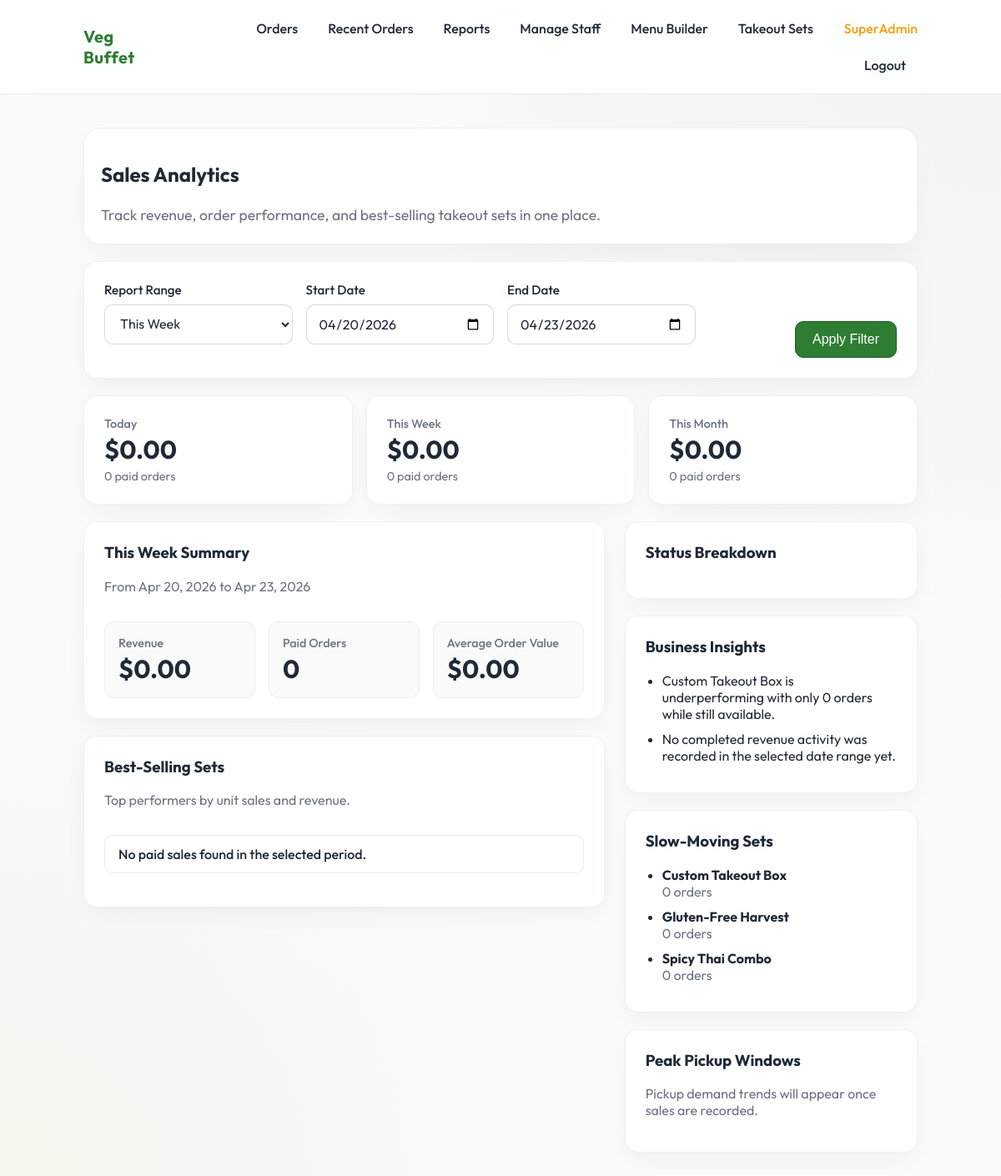
/admin/reports.php (signed in), run on the app's committed database.
### tables this page shows
create table if not exists TakeoutSet (
  setId int not null auto_increment,
  setName varchar(255) not null,
  description varchar(1024) not null,
  price decimal(10,2) not null,
  imageUrl varchar(2048) null,
  isAvailable boolean not null,
  sortOrder int not null default 0,
  allowsCustomSelection boolean not null default 0,
  selectionLimit int not null default 0,
  primary key (setId),
  unique key uq_set_name (setName),
  key idx_set_available (isAvailable)
);

### web/lib/auth.php (called while the page is built, shortened)
<?php
require_once __DIR__ . '/db.php';
function session_should_use_secure_cookie(): bool {
  $https = $_SERVER['HTTPS'] ?? '';
  $forwardedProto = $_SERVER['HTTP_X_FORWARDED_PROTO'] ?? '';
  return is_string($forwardedProto) && strtolower($forwardedProto) === 'https';
}
  ?>
  <?php
function current_admin(): ?array {
  $adminId = (int)($_SESSION['admin']['adminId'] ?? 0);
  try {
    $stmt = db()->prepare('SELECT adminId, email, role, isActive FROM Admin WHERE adminId = ? LIMIT 1');
    $stmt->execute([$adminId]);
    $row = $stmt->fetch();
  } catch (Throwable $e) {
    return $_SESSION['admin'];
  }
  return $_SESSION['admin'];
}
function require_admin(): array {
  $admin = current_admin();
  if ($admin !== null) return $admin;
  exit;
}
function is_super_admin(?array $admin): bool {
  return is_array($admin) && (($admin['role'] ?? '') === 'SuperAdmin');
}
function require_super_admin(): array {
  $admin = require_admin();
  if (is_super_admin($admin)) {
    return $admin;
  }
}

### web/lib/db.php (called while the page is built, shortened)
<?php
function db(): PDO {
  static $pdo = null;
  if ($pdo instanceof PDO) {
    return $pdo;
  }
  $host = getenv('DB_HOST') !== false ? (string)getenv('DB_HOST') : '127.0.0.1';
  $port = getenv('DB_PORT') !== false ? (string)getenv('DB_PORT') : '3306';
  $name = getenv('DB_NAME') !== false ? (string)getenv('DB_NAME') : 'vegbuffet';
  $user = getenv('DB_USER') !== false ? (string)getenv('DB_USER') : 'root';
  $pass = getenv('DB_PASS') !== false ? (string)getenv('DB_PASS') : '';
  $dsn = "mysql:host={$host};port={$port};dbname={$name};charset=utf8mb4";
  $pdo = new PDO($dsn, $user, $pass, [
    PDO::ATTR_ERRMODE => PDO::ERRMODE_EXCEPTION,
    PDO::ATTR_DEFAULT_FETCH_MODE => PDO::FETCH_ASSOC,
    PDO::ATTR_EMULATE_PREPARES => false,
  ]);
  return $pdo;
}

### web/lib/reporting.php (called while the page is built, shortened)
<?php
require_once __DIR__ . '/orders.php';
function report_date_filters(DateTimeImmutable $startDate, DateTimeImmutable $endDate): array {
  $normalizedStart = $startDate->setTime(0, 0, 0);
  $normalizedEnd = $endDate->setTime(0, 0, 0);
  return [
    $normalizedStart->format('Y-m-d 00:00:00'),
    $normalizedEnd->modify('+1 day')->format('Y-m-d 00:00:00'),
  ];
}
function fetch_sales_kpi(PDO $pdo, DateTimeImmutable $startDate, DateTimeImmutable $endDate): array {
  [$start, $endExclusive] = report_date_filters($startDate, $endDate);
  $countedStatuses = order_counted_revenue_statuses();
  $stmt = $pdo->prepare(
    'SELECT
       COUNT(*) AS orderCount,
       COALESCE(SUM(totalAmount), 0) AS totalRevenue,
       COALESCE(AVG(totalAmount), 0) AS averageOrderValue
     FROM `Order`
     WHERE status IN (' . sql_placeholders($countedStatuses) . ')
       AND createdTime >= ?
       AND createdTime < ?'
  );
  $stmt->execute([...$countedStatuses, $start, $endExclusive]);
  $row = $stmt->fetch() ?: [];
  return [
    'orderCount' => (int)($row['orderCount'] ?? 0),
    'totalRevenue' => (float)($row['totalRevenue'] ?? 0),
    'averageOrderValue' => (float)($row['averageOrderValue'] ?? 0),
  ];
}
function fetch_best_selling_sets(PDO $pdo, DateTimeImmutable $startDate, DateTimeImmutable $endDate, int $limit = 5): array {
  [$start, $endExclusive] = report_date_filters($startDate, $endDate);
  $countedStatuses = order_counted_revenue_statuses();
  $query = '
    SELECT
      COALESCE(ts.setId, 0) AS setId,
      COALESCE(ts.setName, oi.lineLabel) AS setName,
      SUM(oi.quantity) AS totalQuantity,
      SUM(oi.quantity * oi.unitPrice) AS totalRevenue
    FROM `Order` o
    JOIN OrderItem oi ON oi.orderId = o.orderId
    LEFT JOIN TakeoutSet ts ON ts.setId = oi.setId
    WHERE o.status IN (' . sql_placeholders($countedStatuses) . ')
      AND o.createdTime >= ?
      AND o.createdTime < ?
    GROUP BY COALESCE(ts.setId, 0), COALESCE(ts.setName, oi.lineLabel)
    ORDER BY totalQuantity DESC, totalRevenue DESC, setName ASC
    LIMIT ' . max(1, $limit);
  $stmt = $pdo->prepare($query);
  $stmt->execute([...$countedStatuses, $start, $endExclusive]);
  return $stmt->fetchAll();
}
function fetch_low_selling_available_sets(PDO $pdo, DateTimeImmutable $startDate, DateTimeImmutable $endDate, int $limit = 3): array {
  [$start, $endExclusive] = report_date_filters($startDate, $endDate);
  $countedStatuses = order_counted_revenue_statuses();
  $query = '
    SELECT
      ts.setId,
      ts.setName,
      COALESCE(SUM(CASE WHEN o.orderId IS NOT NULL THEN oi.quantity ELSE 0 END), 0) AS totalQuantity
    FROM TakeoutSet ts
    LEFT JOIN OrderItem oi ON oi.setId = ts.setId
    LEFT JOIN `Order` o
      ON o.orderId = oi.orderId
      AND o.status IN (' . sql_placeholders($countedStatuses) . ')
      AND o.createdTime >= ?
      AND o.createdTime < ?
    WHERE ts.isAvailable = 1
    GROUP BY ts.setId, ts.setName
    ORDER BY totalQuantity ASC, ts.setName ASC
    LIMIT ' . max(1, $limit);
  $stmt = $pdo->prepare($query);
  $stmt->execute([...$countedStatuses, $start, $endExclusive]);
  return $stmt->fetchAll();
}
function fetch_peak_pickup_windows(PDO $pdo, DateTimeImmutable $startDate, DateTimeImmutable $endDate, int $limit = 3): array {
  [$start, $endExclusive] = report_date_filters($startDate, $endDate);
  $countedStatuses = order_counted_revenue_statuses();
  $query = '
    SELECT
      DATE_FORMAT(pickupTime, "%h:00 %p") AS pickupWindow,
      COUNT(*) AS orderCount
    FROM `Order`
    WHERE status IN (' . sql_placeholders($countedStatuses) . ')
      AND createdTime >= ?
      AND createdTime < ?
    GROUP BY HOUR(pickupTime), DATE_FORMAT(pickupTime, "%h:00 %p")
    ORDER BY orderCount DESC, HOUR(pickupTime) ASC
    LIMIT ' . max(1, $limit);
  $stmt = $pdo->prepare($query);
  $stmt->execute([...$countedStatuses, $start, $endExclusive]);
  return $stmt->fetchAll();
}
function fetch_report_overview(PDO $pdo): array {
  $today = new DateTimeImmutable('today');
  return [
    'today' => fetch_sales_kpi($pdo, $today, $today),
    'week' => fetch_sales_kpi($pdo, $today->modify('monday this week'), $today),
    'month' => fetch_sales_kpi($pdo, $today->modify('first day of this month'), $today),
  ];
}
function build_report_insights(array $selectedKpi, array $bestSellers, array $lowSellingSets, array $pickupWindows): array {
  $insights = [];
  if ($lowSellingSets !== []) {
    $slowSeller = $lowSellingSets[0];
    $insights[] = sprintf(
      '%s is underperforming with only %d orders while still available.',
      (string)$slowSeller['setName'],
      (int)$slowSeller['totalQuantity']
    );
  }
  if ($selectedKpi['orderCount'] === 0) {
    $insights[] = 'No completed revenue activity was recorded in the selected date range yet.';
  }
  return array_slice($insights, 0, 3);
}

### web/lib/orders.php (called while the page is built, shortened)
<?php
require_once __DIR__ . '/auth.php';
function order_counted_revenue_statuses(): array {
  return [
    ORDER_STATUS_PAID,
    ORDER_STATUS_PREPARING,
    ORDER_STATUS_READY,
    ORDER_STATUS_COMPLETED,
  ];
}
function sql_placeholders(array $values): string {
  return implode(', ', array_fill(0, count($values), '?'));
}

### web/admin/reports.php (the view, shortened to what this page needs)
<?php
require_once __DIR__ . '/../lib/layout.php';
require_once __DIR__ . '/../lib/reporting.php';
require_super_admin();
$pdo = db();
$range = normalized_report_range((string)($_GET['range'] ?? 'week'));
$startInput = (string)($_GET['start'] ?? '');
$endInput = (string)($_GET['end'] ?? '');
[$startDate, $endDate] = report_date_bounds($range, $startInput, $endInput);
$overview = fetch_report_overview($pdo);
$selectedKpi = fetch_sales_kpi($pdo, $startDate, $endDate);
$bestSellers = fetch_best_selling_sets($pdo, $startDate, $endDate, 5);
$lowSellingSets = fetch_low_selling_available_sets($pdo, $startDate, $endDate, 3);
$pickupWindows = fetch_peak_pickup_windows($pdo, $startDate, $endDate, 3);
$insights = build_report_insights($selectedKpi, $bestSellers, $lowSellingSets, $pickupWindows);
$rangeLabel = match ($range) {
    'today' => 'Today',
    'week' => 'This Week',
    'month' => 'This Month',
    'custom' => 'Custom Range',
    default => 'This Week',
};
render_header('Admin Reports');
?>
<section class="hero hero-compact">
  <h2>Sales Analytics</h2>
  <p class="muted">Track revenue, order performance, and best-selling takeout sets in one place.</p>
</section>
<section class="card stack-lg">
  <form method="get" action="/admin/reports.php" class="report-filter">
    <div class="field">
      <label for="range">Report Range</label>
      <select id="range" name="range">
        <option value="week" <?= $range === 'week' ? 'selected' : '' ?>>This Week</option>
      </select>
    </div>
    <div class="field">
      <label for="start">Start Date</label>
      <input id="start" name="start" type="date" value="<?= h($startDate->format('Y-m-d')) ?>" />
    </div>
    <div class="field">
      <label for="end">End Date</label>
      <input id="end" name="end" type="date" value="<?= h($endDate->format('Y-m-d')) ?>" />
    </div>
    <div class="report-filter-actions">
      <button type="submit" class="btn btn-primary">Apply Filter</button>
    </div>
  </form>
</section>
<section class="metrics-grid stack-lg">
  <article class="card metric-card">
    <span class="metric-label">Today</span>
    <strong class="metric-value">$<?= number_format($overview['today']['totalRevenue'], 2) ?></strong>
    <span class="metric-meta"><?= $overview['today']['orderCount'] ?> paid orders</span>
  </article>
  <article class="card metric-card">
    <span class="metric-label">This Week</span>
    <strong class="metric-value">$<?= number_format($overview['week']['totalRevenue'], 2) ?></strong>
    <span class="metric-meta"><?= $overview['week']['orderCount'] ?> paid orders</span>
  </article>
  <article class="card metric-card">
    <span class="metric-label">This Month</span>
    <strong class="metric-value">$<?= number_format($overview['month']['totalRevenue'], 2) ?></strong>
    <span class="metric-meta"><?= $overview['month']['orderCount'] ?> paid orders</span>
  </article>
</section>
<section class="report-layout stack-lg">
  <div class="report-main">
    <section class="card">
      <div class="report-section-header">
        <div>
          <h3 class="section-title"><?= h($rangeLabel) ?> Summary</h3>
          <p class="muted">From <?= h($startDate->format('M j, Y')) ?> to <?= h($endDate->format('M j, Y')) ?></p>
        </div>
      </div>
      <div class="metrics-grid metrics-grid-compact">
        <article class="metric-card metric-card-plain">
          <span class="metric-label">Revenue</span>
          <strong class="metric-value">$<?= number_format($selectedKpi['totalRevenue'], 2) ?></strong>
        </article>
        <article class="metric-card metric-card-plain">
          <span class="metric-label">Paid Orders</span>
          <strong class="metric-value"><?= $selectedKpi['orderCount'] ?></strong>
        </article>
        <article class="metric-card metric-card-plain">
          <span class="metric-label">Average Order Value</span>
          <strong class="metric-value">$<?= number_format($selectedKpi['averageOrderValue'], 2) ?></strong>
        </article>
      </div>
    </section>
    <section class="card stack-lg">
      <div class="report-section-header">
        <div>
          <h3 class="section-title">Best-Selling Sets</h3>
          <p class="muted">Top performers by unit sales and revenue.</p>
        </div>
      </div>
      <?php if ($bestSellers === []): ?>
        <div class="alert">No paid sales found in the selected period.</div>
      <?php endif; ?>
    </section>
  </div>
  <aside class="report-sidebar">
    <section class="card">
      <h3 class="section-title">Status Breakdown</h3>
    </section>
    <section class="card stack-lg">
      <h3 class="section-title">Business Insights</h3>
      <?php if ($insights === []): ?>
        <p class="muted">Insights will appear after real sales are recorded.</p>
      <?php else: ?>
        <ul class="insight-list">
          <?php foreach ($insights as $insight): ?>
            <li><?= h($insight) ?></li>
          <?php endforeach; ?>
        </ul>
      <?php endif; ?>
    </section>
    <section class="card stack-lg">
      <h3 class="section-title">Slow-Moving Sets</h3>
      <?php if ($lowSellingSets === []): ?>
        <p class="muted">No available sets to evaluate yet.</p>
      <?php else: ?>
        <ul class="plain-list">
          <?php foreach ($lowSellingSets as $set): ?>
            <li>
              <strong><?= h((string)$set['setName']) ?></strong>
              <span class="muted"><?= (int)$set['totalQuantity'] ?> orders</span>
            </li>
          <?php endforeach; ?>
        </ul>
      <?php endif; ?>
    </section>
    <section class="card stack-lg">
      <h3 class="section-title">Peak Pickup Windows</h3>
      <?php if ($pickupWindows === []): ?>
        <p class="muted">Pickup demand trends will appear once sales are recorded.</p>
      <?php endif; ?>
    </section>
  </aside>
</section>
<?php render_footer(); ?>

### web/lib/layout.php (shortened to what this page needs)
<?php
require_once __DIR__ . '/auth.php';
require_once __DIR__ . '/orders.php';
function h(string $s): string {
  return htmlspecialchars($s, ENT_QUOTES | ENT_SUBSTITUTE, 'UTF-8');
}
function render_header(string $title): void {
  $admin = current_admin();
  ?>
  <!doctype html>
  <html lang="en">
  <head>
    <link rel="stylesheet" href="/assets/style.css" />
  </head>
  <body>
    <header class="topbar">
      <div class="container topbar-inner">
        <div class="brand">
          <a href="/" class="brand-link">Veg Buffet</a>
        </div>
        <nav class="nav">
          <?php if ($admin): ?>
            <a href="/admin/index.php" class="nav-link">Orders</a>
            <a href="/admin/history.php" class="nav-link">Recent Orders</a>
            <?php if (is_super_admin($admin)): ?>
              <a href="/admin/reports.php" class="nav-link">Reports</a>
              <a href="/admin/staff.php" class="nav-link">Manage Staff</a>
              <a href="/admin/menu.php" class="nav-link">Menu Builder</a>
              <a href="/admin/takeout.php" class="nav-link">Takeout Sets</a>
            <?php endif; ?>
            <span class="nav-text nav-role"><?= h($admin['role']) ?></span>
            <a class="nav-link nav-link-spaced" href="/logout.php">Logout</a>
          <?php endif; ?>
        </nav>
      </div>
    </header>
    <main class="container">
  <?php
}
function render_footer(): void {
  ?>
    </main>
  </body>
  </html>
  <?php
}

### data on the page
takeoutset: setName "Custom Takeout Box", totalQuantity "0"
takeoutset: setName "Gluten-Free Harvest", totalQuantity "0"
takeoutset: setName "Spicy Thai Combo", totalQuantity "0"

### other printed values
$admin['role'] "SuperAdmin"
$overview['today']['totalRevenue'] "0.00"
$overview['today']['orderCount'] "0"
$overview['week']['totalRevenue'] "0.00"
$overview['week']['orderCount'] "0"
$overview['month']['totalRevenue'] "0.00"
$overview['month']['orderCount'] "0"
$rangeLabel "This Week"
$startDate->format('M j, Y') "Apr 20, 2026"
$endDate->format('M j, Y') "Apr 23, 2026"
$selectedKpi['totalRevenue'] "0.00"
$selectedKpi['orderCount'] "0"
$selectedKpi['averageOrderValue'] "0.00"
$insight "Custom Takeout Box is underperforming with only 0 orders while still available."
$insight "No completed revenue activity was recorded in the selected date range yet."
